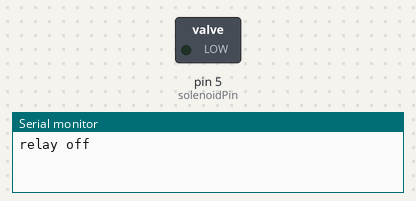
Bench run of a sketch on a simulated Arduino Uno, built with avr-gcc and run on an emulated ATmega328P. Shown: switched loads named in the sketch (green lamp = pin HIGH), the last lines printed to the serial monitor. Random numbers use the default seed unless the sketch sets one.

Above: at 0.1 s.
At 110.1 s:
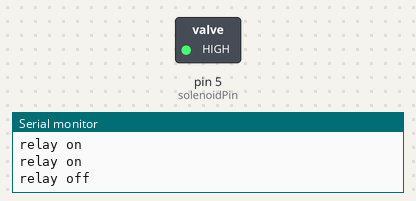
Timing chart, 0 to 111.6 s (numbered marks = the images above):
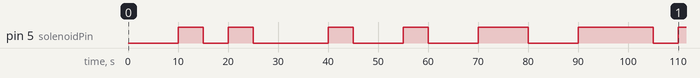

Measured:
- by itself, pin 5 (solenoidPin): LOW → HIGH at 10.0 s, → LOW 5.0 s later, → HIGH 5.0 s later, → LOW 5.0 s later, … (13 changes in this stretch)

The sketch:

water_valve.ino
```cpp
int solenoidPin = 5; //This is the output pin on the Arduino we are using
int led = 13;
int a;
void setup() {
// put your setup code here, to run once:
//  pinMode(led, OUTPUT);
  pinMode(solenoidPin, OUTPUT); //Sets the pin as an output
  Serial.begin(9600);
}

void loop() {
// put your main code here, to run repeatedly:
  //digitalWrite(led,LOW);
  digitalWrite(solenoidPin, HIGH);
  a = random(6);
  if (a > 3){
    digitalWrite(solenoidPin, HIGH); //Switch Solenoid ON; //Wait 1 Second
    Serial.println("relay on");
  }
  else if (a < 3){
    digitalWrite(solenoidPin, LOW); //Switch Solenoid OFF
    Serial.println("relay off");
  }
  delay(5000);
  //digitalWrite(led,HIGH);


}
```
